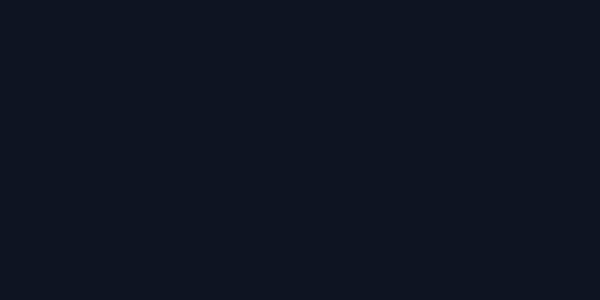
Frame 1 (no input)
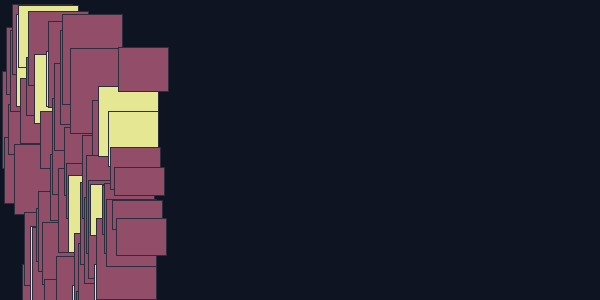
Frame 60 (the mouse pressed at the canvas centre just before this capture)
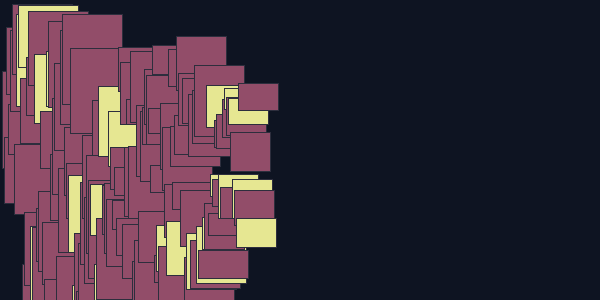
Frame 120 (the mouse held since frame 60 and released just before this capture)

The Processing sketch that drew these frames (run headless with seeded random() and noise(); from frame 60 on, the mouse is pressed at the canvas centre):

// Processing sketch: processing_36839
// ── processing_36839.pde

void setup() {
  size(600, 300);//width double hieght in order to emphasize grain
  background(14, 20, 34);
  smooth();
  stroke(45, 46, 61);
}

float x = 0;//used to set the increments that comprise the width of the composition
float rndHeight;//defines height of rectangles
float rndWidth;//defines width of rectangles


void draw() {

  float variable = random(0, 100);//variable controlling the frequency of either two colors of the rectangles


  if (x > 0 && x < 100) {//first of six 100pixel increments composing the canvas
    if (variable > 15) {//setting the frequency of the rectangles' color: purple is dominant color in this section
      fill(146, 77, 105);
    }
    else {
      fill(230, 231, 146);
    }
    rndHeight = random(50, 100);//setting rectangles' height boundaries
    rndWidth = random(60, 50);//setting rectangles' width boundaries
    rect(x, random(height), rndWidth, rndHeight);
  }



  if (x > 100 && x < 200) {//second increment
    if (variable > 20) {//color frequency is still mostly purple but more beige appears
      fill(146, 77, 105);
    }
    else {
      fill(230, 231, 146);
    }

    rndHeight = random(25, 75);//rectangles' height boundaries decrease
    rndWidth = random(50, 40);//rectangles' width boundaries decrease
    rect(x, random(35, 265), rndWidth, rndHeight);
  } 




  if (x > 200 && x < 300) {//third increment
    if (variable > 40) {//frequency of purple and beige are almost half and half now
      fill(146, 77, 105);
    }
    else {
      fill(230, 231, 146);
    }

    rndHeight = random(20, 50);//rectangles' height boundaries still decreasing; will decrease until end 
    rndWidth = random(40, 30);//rectangles' width boundaries still decreasing; will decrease until end
    rect(x, random(70, 230), rndWidth, rndHeight);
  }



  if (x > 300 && x < 400) {//fourth increment
    if (variable > 60) {//frequency of beige is now higher than purple
      fill(146, 77, 105);
    }
    else {
      fill(230, 231, 146);
    }

    rndHeight = random(10, 25);
    rndWidth = random(30, 20);
    rect(x, random(105, 195), rndWidth, rndHeight);
  }



  if (x > 400 && x < 500) {//fifth increment
    if (variable > 80) {//beige now largely dominant over purple
      fill(146, 77, 105);
    }
    else {
      fill(230, 231, 146);
    }

    rndHeight = random(5, 15);
    rndWidth = random(20, 10);
    rect(x, random(140, 160), rndWidth, rndHeight);
  }



  if (x > 500 && x < 600) {//sixth increment
    if (variable > 100) {
      fill(146, 77, 105);//now only beige
    }
    else {
      fill(230, 231, 146);
    }

    rndHeight = random(1, 5);
    rndWidth = random(10, 1);
    rect(x, random(145, 155), rndWidth, rndHeight);
  }

  x += 2;//decreases number of rectangles drawn per frame (compared to x ++) in order to decluster composition
}
